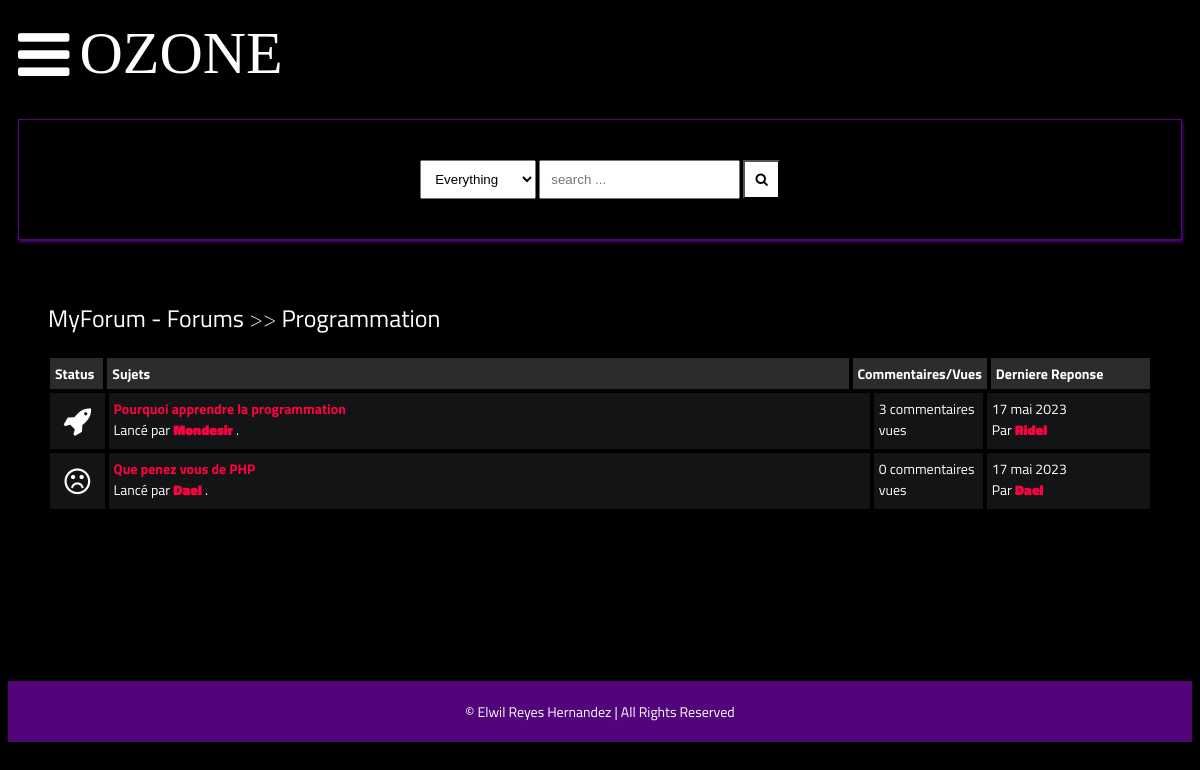
/forums/posts/programmation/, run on the app's committed database.
### forums/models.py (models this page shows, shortened)
class Category(models.Model):
    title = models.CharField(max_length=50)
    slug = models.SlugField(max_length=400, unique=True, blank=True)
    description = models.TextField(default="description")
    class Meta:
        verbose_name_plural = "categories"
    def get_url(self):
        return reverse("forums:posts", kwargs={
            "slug":self.slug
        })

class Post(models.Model):
    title = models.CharField(max_length=400)
    content = HTMLField()
    parent_post = models.ForeignKey('self', on_delete=models.CASCADE, null=True, blank=True)
    user = models.ForeignKey(Depute, on_delete=models.CASCADE)
    slug = models.SlugField(max_length=400, unique=True, blank=True)
    date = models.DateTimeField(auto_now_add=True)
    categories = models.ManyToManyField(Category)
    approved = models.BooleanField(default=False)
    hit_count_generic = GenericRelation(HitCount, object_id_field='object_pk',
        related_query_name='hit_count_generic_relation'
    )
    tags = TaggableManager()
    comments = models.ManyToManyField(Comment, blank=True)
    closed = models.BooleanField(default=False)
    state = models.CharField(max_length=40, default="zero")
    def __str__(self):
        return f"{self.title}, posté par {self.user.username}"
    @property
    def num_comments(self):
        return self.comments.count()
    @property
    def last_reply(self):
        return self.comments.latest("date")
    def get_url(self):
        return reverse("forums:detail", kwargs={
            "slug":self.slug
        })

class Comment(models.Model):
    user = models.ForeignKey(Depute, on_delete=models.CASCADE)
    content = models.TextField()
    date = models.DateTimeField(auto_now_add=True)
    replies = models.ManyToManyField(Reply, blank=True)

### comptes/models.py (models this page shows, shortened)
class Depute(AbstractUser):
    identifiant = models.CharField(max_length=255)
    slug = slug = models.SlugField(max_length=400, unique=True, blank=True)
    photo = ResizedImageField(size=[50, 80], quality=100, upload_to="Deputes/photos/", default=None, null=True, blank=True)
    num_post = models.IntegerField(blank=True, default=0)
    categorieMembre =models.ForeignKey( categorieMembre,on_delete=models.CASCADE)

### forums/views.py (the view)
# urls.py: path("posts/<slug>/", views.posts, name="posts"),
def posts(request, slug):
    category = get_object_or_404(Category, slug=slug)
    posts = Post.objects.filter(approved=True, categories=category)
    print("POSTS =>", posts)
    paginator = Paginator(posts, 5)
    page = request.GET.get("page")
    try:
        posts = paginator.page(page)
    except PageNotAnInteger:
        posts = paginator.page(1)
    except EmptyPage:
        posts = paginator.page(paginator.num_pages)
    context = {
        "posts":posts,
        "forum": category,
        "title": "L'Assemblee Nationale: Posts"
    }
    return render(request, "forums/posts.html", context)

### forums/templates/forums/posts.html (shortened to what this page needs)
{% extends 'forums/base.html' %}
{% load hitcount_tags %}
{% block content %}
    <div class="container">
        <div class="navigate">
            <span><a href="{% url 'forums:home' %}">MyForum - Forums</a> >> <a href="{{forum.get_url}}">{{forum.title}}</a></span>
        </div>
        {% if posts %}
            <div class="posts-table">
                <div class="table-head">
                    <div class="status">Status</div>
                    <div class="subjects">Sujets</div>
                    <div class="replies">Commentaires/Vues</div>
                    <div class="last-reply">Derniere Reponse</div>
                </div>
                {% for post in posts %}
                <div class="table-row">
                    {% if post.closed == True %}
                        <div class="status"><i class="fa fa-lock"></i></div>
                        {% elif post.num_comments == 0 %}
                        <div class="status"><i class="fa fa-frown-o"></i></div>
                        {% elif post.num_comments > 0 and post.num_comments < 2 %}
                        <div class="status"><i class="fa fa-book"></i></div>
                        {% elif post.num_comments >= 2 and post.num_comments < 4 %}
                        <div class="status"><i class="fa fa-rocket"></i></div>
                        {% elif post.num_comments >= 4 %}
                        <div class="status"><i class="fa fa-fire"></i></div>
                    {% endif %}
                    <div class="subjects">
                        <a href="{{post.get_url}}">{{post.title}}</a>
                        <br>
                        <span>Lancé par <b><a href="">{{post.user.first_name|title}}</a></b> .</span>
                    </div>
                    <div class="replies">
                        {{post.num_comments}} commentaires <br>
                         {% get_hit_count for post %} vues
                    </div>
                    {% if post.last_reply %}
                    <div class="last-reply">
                        {{post.last_reply.date|date}}
                        <br>Par <b><a href="">{{post.last_reply.user.first_name|title}}</a></b>
                    </div>
                    {% else %}
                    <div class="last-reply">
                        {{post.date|date}}
                        <br>Par <b><a href="">{{post.user.first_name|title}}</a></b>
                    </div>
                    {% endif %}
                </div>
                {% endfor %}
            {% else %}
            <div class="subforum-title">
                <h1><i class="fa fa-frown-o"></i>&nbsp;Vous n'avez pas toujours de posts.</h1>
            </div>
            {% endif %}
        </div>
    </div>
    {% endblock content %}

### static/forums/css/style.css (style rules this page uses)
* { box-sizing: border-box; }
html { font-size: 14px; font-family: 'Titillium Web', sans-serif; background-color:rgb(0,0,0); color:#FEFEFE; }
a { color:#FF0042; font-weight: bolder; text-decoration: none; }
.container { margin: 20px; padding: 20px; }
.table-head { display: flex; }
.table-head div { padding: 5px; margin: 2px; background-color: #2C2C2C; font-weight: bold; }
.table-head .status { flex: 5%; }
.table-head .subjects { flex: 70%; }
.table-head .replies { flex: 10%; }
.table-head .last-reply { flex: 15%; }
.table-row { display: flex; }
.table-row .status, .table-row .subjects, .table-row .replies, .table-row .last-reply { padding: 5px; margin: 2px; background-color: #131415; }
.table-row .status { flex: 5%; font-size: 30px; text-align: center; }
.table-row .subjects { flex: 70%; }
.table-row .replies { flex: 10%; }
.table-row .last-reply { flex: 15%; }
.navigate { margin-block: 20px; font-weight: lighter; font-size: 24px; }
.navigate a { color: #fff; }

### data on the page
Category: title "Programmation"
Post: closed False (drawn), title "Pourquoi apprendre la programmation", user.first_name "Mondesir", num_comments "3", last_reply "17 mai 2023", last_reply.user.first_name "Ridel"
Post: closed False (drawn), title "Que penez vous de PHP", user.first_name "Dael", num_comments "0", date "17 mai 2023"
